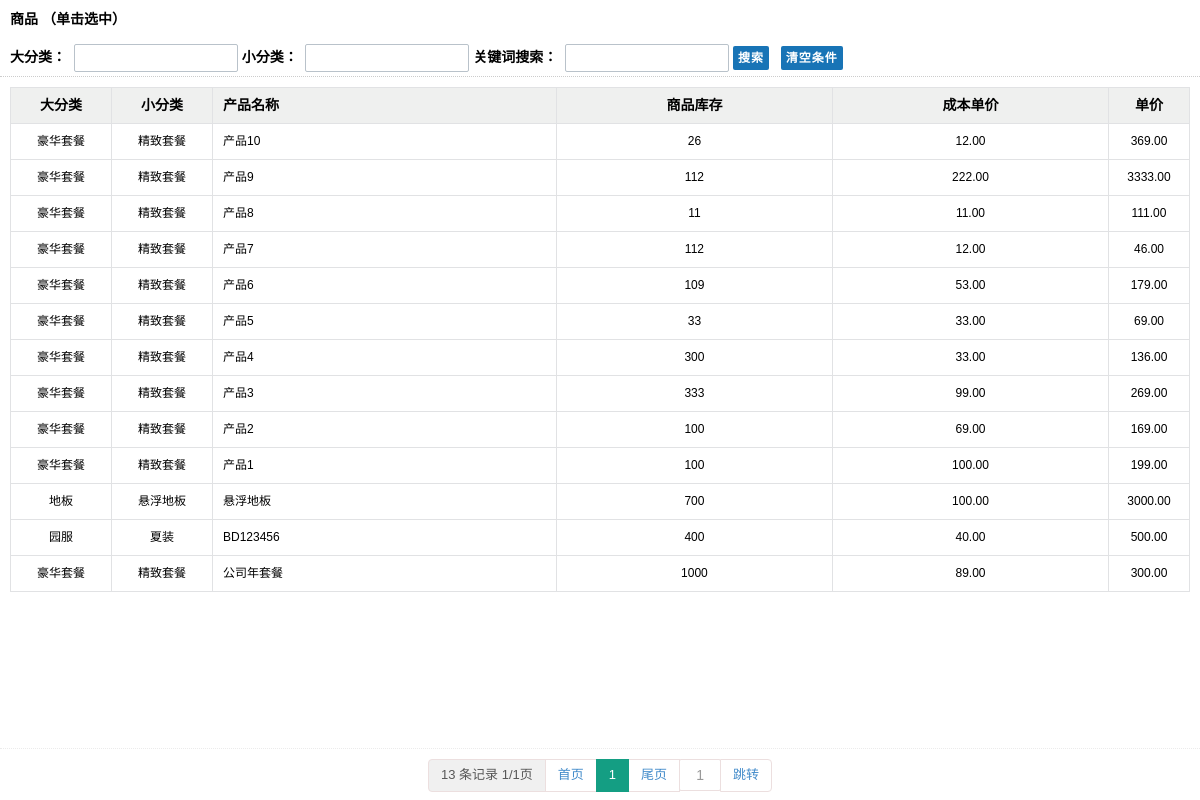
Screenshot of /index.php/common/choose_product (signed in) with the database file from the repository.
### tables this page shows
CREATE TABLE `ci_product` (
  `id` int(11) unsigned NOT NULL AUTO_INCREMENT,
  `trade` varchar(100) DEFAULT '',
  `strade` varchar(100) DEFAULT '',
  `title` varchar(100) DEFAULT '',
  `qtys` int(11) DEFAULT '0',
  `minqty` int(11) DEFAULT '0',
  `purprice` decimal(8,2) DEFAULT '0.00',
  `saleprice` decimal(8,2) DEFAULT '0.00',
  `property1` varchar(255) DEFAULT '',
  `property2` varchar(255) DEFAULT '',
  `reason` varchar(255) DEFAULT '',
  `uid` int(11) DEFAULT '0',
  `adduser` varchar(255) DEFAULT '',
  `isdel` tinyint(1) DEFAULT '0',
  `addtime` datetime DEFAULT NULL,
  `adddate` date DEFAULT NULL,
  `update` date DEFAULT NULL,
  `updtime` datetime DEFAULT NULL,
  PRIMARY KEY (`id`),
  UNIQUE KEY `option_name` (`title`)
);

### application/controllers/common.php (called while the page is built, shortened)
<?php if (!defined('BASEPATH')) exit('No direct script access allowed');
class Common extends CI_Controller
{
    public function choose_product()
    {
        $post = array('keyword', 'bigclass', 'smallclass');
        foreach ($post as $key => $val) {
            $data[$val] = str_htmlencode($this->input->get_post($val, TRUE));
        }
        $data['keyword'] = $data['keyword'];
        $data['bigclass'] = $data['bigclass'];
        $data['smallclass'] = $data['smallclass'];
        $where['isdel'] = 0;
        $config['totalRows'] = $this->mysql_model->get_count('product', $where);
        $this->load->library('lib_page', $config);
        $where['order'] = 'id desc';
        $where['like|title'] = $data['keyword'];
        $where['like|trade'] = $data['bigclass'];
        $where['like|strade'] = $data['smallclass'];
        $where['limit1'] = $this->lib_page->firstRow;
        $where['limit2'] = $this->lib_page->listRows;
        $data['list'] = $this->mysql_model->get_results('product', $where);
        $data['classlist'] = $this->mysql_model->get_results('product_class', array('isdel' => 0, 'parentid' => 0));
        $this->load->view('common/choose_product', $data);
    }
}

### index.php (called while the page is built, shortened)
<?php
require_once BASEPATH . 'core/CodeIgniter.php';

### application/models/mysql_model.php (called while the page is built, shortened)
<?php if (!defined('BASEPATH')) exit('No direct script access allowed');
class Mysql_model extends CI_Model
{
    public function get_results($table, $where = '', $type = 2)
    {
        $this->db->from($this->db->dbprefix($table));
        if (is_array($where)) {
            $this->db->where($this->setwhere($where), NULL, FALSE);
        } else {
            if ($where) $this->db->where($where, NULL, FALSE);
        }
        $query = $this->db->get();
        switch ($type) {
            case 2:
                $result = $query->result_array();
                break;
            case 3:
                $result = $query->num_rows();
                break;
        }
        return $result;
    }
    public function setwhere($search)
    {
        $where = ' (1=1) ';
        $order = $group = $limit1 = $limit2 = $having = '';
        if (isset($search['limit2'])) {
            $limit2 = ',' . $search['limit2'];
            unset($search['limit2']);
        }
        if (isset($search['limit1'])) {
            $limit1 = $search['limit1'];
            $limit1 = ' limit ' . $limit1 . $limit2;
            unset($search['limit1']);
        }
        if (isset($search['order'])) {
            $order = ' order by ' . $search['order'];
            unset($search['order']);
        }
        foreach ($search as $key => $val) {
            if (!is_array($val) && strlen($val) == 0) continue;
            $f = strpos($key, ' ') !== false ? ' ' : ' = ';
            if (strpos($key, 'or|') !== false) {
                $t = ' or ';
                $key = str_replace('or|', '', $key);
            } else {
                $t = ' and ';
            }
            if (strpos($key, 'in|') !== false) {
                $key = str_replace('in|', '', $key);
                $val = is_array($val) ? "('" . implode("','", $val) . "')" : '(' . $val . ')';
                $where .= $t . $key . ' in ' . $val;
            } elseif (strpos($key, 'like|') !== false) {
                $key = str_replace('like|', '', $key);
                $where .= $t . $key . ' like ' . $this->db->escape('%' . $val . '%');
            } elseif (strpos($key, 'find|') !== false) {
                $key = str_replace('find|', '', $key);
                $where .= $t . ' find_in_set(' . $val . ',' . $key . ')';
            } elseif (strpos($key, '#)') !== false) {
                $where .= ')';
            } else {
                $where .= $t . $key . $f . $this->db->escape($val);
            }
        }
        return $where . $group . $having . $order . $limit1;
    }
}

### application/views/common/choose_product.php (the view, shortened to what this page needs)
<!DOCTYPE html PUBLIC "-//W3C//DTD XHTML 1.0 Transitional//EN"
        "http://www.w3.org/TR/xhtml1/DTD/xhtml1-transitional.dtd">
<html xmlns="http://www.w3.org/1999/xhtml">
<head>
    <link href="<?php echo base_url() ?>theme/default/css/common.css" rel="stylesheet" type="text/css">
    <link href="<?php echo base_url() ?>theme/default/css/jquery.vtip.css" rel="stylesheet" type="text/css">
</head>
<body>
<table width="100%" border="0" cellpadding="0" cellspacing="0" class="top_bg">
    <tr>
        <td class="top_left td_t_n td_r_n">商品 （单击选中）
            <form name="searchForm" action="?saction=ssdetail" method="post">
                大分类：&nbsp;&nbsp;<input name="bigclass" type="text" class="int" id="bigclass" size="20"
                                          value="<?php echo $bigclass ?>"/>
                小分类：&nbsp;&nbsp;<input name="smallclass" type="text" class="int" id="smallclass" size="20"
                                          value="<?php echo $smallclass ?>"/>
                关键词搜索：&nbsp;&nbsp;<input name="keyword" type="text" class="int" id="keyword" size="20"
                                              value="<?php echo $keyword ?>"/>
                <input type="submit" name="Submit" id="ss_button" class="btn1 btnxiug" value="搜索"/> &nbsp;&nbsp;<input
                        type="button" class="btn1 btnxiug" value="清空条件" onClick=window.location.href="?"/>
            </form>
        </td>
        <td class="top_right td_t_n td_r_n"></td>
    </tr>
</table>
<table width="100%" border="0" cellpadding="0" cellspacing="0">
    <tr>
        <td valign="top" class="td_n pdl10 pdr10 pdt10">
            <table width="100%" border="0" cellspacing="0" cellpadding
            ="0" CLASS="table_1">
                <tr class="tr_t">
                    <td width="100" class="td_l_c">大分类</td>
                    <td width="100" class="td_l_c">小分类</td>
                    <td class="td_l_l">产品名称</td>
                    <td class="td_l_c">商品库存</td>
                    <td class="td_l_c">成本单价</td>
                    <td width="80" class="td_l_c">单价</td>
                </tr>
                <?php foreach ($list as $arr => $row) { ?>
                    <tr class="tr"
                        onClick=window.location.href="javascript:$.dialog.open.origin.$('#ProId').val('<?php echo $row['id'] ?>');$.dialog.open.origin.$('#ProTitle').val('<?php echo $row['title'] ?>');$.dialog.open.origin.$('#oProItemA').val('');$.dialog.open.origin.$('#oProItemB').val('');$.dialog.open.origin.$('#oProItemC').val('<?php echo $row['minqty'] ?>');$.dialog.open.origin.$('#oProItemD').val('<?php echo $row['qtys'] ?>');$.dialog.open.origin.$('#oProItemE').val('<?php echo $row['purprice'] ?>');$.dialog.open.origin.$('#oProPrice').val('<?php echo $row['saleprice'] ?>');$.dialog.open.origin.$('#oMoney').val('<?php echo $row['saleprice'] ?>');$.dialog.close();"
                        style="cursor:pointer;">
                        <td class="td_l_c"><?php echo $row['trade'] ?></td>
                        <td class="td_l_c"><?php echo $row['strade'] ?></td>
                        <td class="td_l_l"><?php echo $row['title'] ?></td>
                        <td class="td_l_c"><?php echo $row['qtys'] ?></td>
                        <td class="td_l_c"><?php echo $row['purprice'] ?></td>
                        <td class="td_l_c"><?php echo $row['saleprice'] ?></td>
                    </tr>
                <?php } ?>
            </table>
        </td>
    </tr>
</table>
<div class="fixed_bg">
    <div class="pagepostion">
        <ul class="pagination">
            <?php echo $this->lib_page->showpage() ?>
            <input class="pagenum" id="geturl" value="<?php echo $this->lib_page->nowPage ?>">
            <li class="last">
                <a href='javascript:void(0);' onclick="getValue(geturl.value)">跳转</a>
            </li>
        </ul>
    </div>
</div>
</body>
</html>

### application/libraries/lib_page.php (shortened to what this page needs)
<?php if (!defined('BASEPATH')) exit('No direct script access allowed');
class Lib_page
{
    public $rollPage = 5;
    public $parameter;
    public $url = '';
    public $listRows = 10;
    public $totalPages;
    public $totalRows;
    public $nowPage;
    public $varPage = 'page';
    public function __construct($props = array())
    {
        $this->ci = &get_instance();
        $this->listRows = defined('PAGESIZE') ? PAGESIZE : $this->listRows;
        $this->totalPages = ceil($this->totalRows / $this->listRows);
        $this->nowPage = max(intval($this->ci->input->get_post($this->varPage, TRUE)), 1);
        $this->parameter = $this->parameter ? '&' . $this->parameter : '';
    }
    public function showpage()
    {
        $str = '<li class="first disabled"><a href="javascript:void(0);">' . $this->totalRows . ' 条记录 ' . $this->nowPage . '/' . $this->totalPages . '页</a></li>';
        $str .= '<li class="next"><a href="' . $this->url . '?' . $this->varPage . '=1' . $this->parameter . '">首页</a></li>';
        if ($this->nowPage < $this->rollPage) $start = 1;
        $end = 5;
        $end = $end > $this->totalPages ? $this->totalPages : $end;
        for ($i = $start; $i <= $end; $i++) {
            if ($i == $this->nowPage) {
                $str .= '<li class="active"><a href="javascript:void(0);">' . $i . '</a></li>';
            } else {
                $str .= '<li><a href="' . $this->url . '?' . $this->varPage . '=' . $i . $this->parameter . '">' . $i . '</a></li>';
            }
        }
        $str .= '<li class="next"><a href="' . $this->url . '?' . $this->varPage . '=' . $this->totalPages . $this->parameter . '">尾页</a></li>';
        return $str;
    }
}

### theme/default/css/common.css (style rules this page uses)
html { background: #FFF; height: 100%; }
body { margin: 0; line-height: 1.5em; font-size: 13px; color: #000000; font-family: "Microsoft YaHei", "微软雅黑", "宋体", STHeiti, MingLiu, Verdana, Geneva, sans-serif; }
dl, dt, dd, ul, ol, li, h1, h2, h3, h4, h5, h6, pre, code, form, legend, input, button, textarea, p, blockquote, th, td { margin: 0; padding: 0; }
table { border-spacing: 0; outline: 0; font-size: 12px; }
li { list-style: none; }
input, button, textarea, select, optgroup, option { font-family: inherit; font-size: inherit; font-style: inherit; font-weight: inherit; }
a:link { color: #000000; text-decoration: none; }
.pagepostion { text-align: center; font-weight:normal; }
.pagination { display: inline-block; padding-left: 0; margin: 20px 0; border-radius: 4px; margin: 0 auto; }
.pagination>li { display: inline }
.pagination>li>a { position: relative; float: left; padding: 6px 12px; line-height: 1.42857143; text-decoration: none; color: #428bca; background-color: #fff; border: 1px solid #ECDFDF; margin-left: -1px }
.pagination .pagenum { position: relative; float: left; width: 30px; height:30px; line-height:30px; text-align: center; padding:0 5px 0 5px; text-decoration: none; color: #999; background-color: #fff; border: 1px solid #ECDFDF; margin-left: -1px; font-size:14px; }
.pagination>li:first-child>a { margin-left: 0; border-bottom-left-radius: 4px; border-top-left-radius: 4px; background:#F0F0F0; }
.pagination>li:last-child>a { border-bottom-right-radius: 4px; border-top-right-radius: 4px }
.pagination>.active>a, .pagination>.active>a:hover, .pagination>.active>a:focus { z-index: 2; color: #fff; background-color:#149E83; border-color:#149E83; cursor: default }
.pagination>.disabled>a, .pagination>.disabled>a:hover, .pagination>.disabled>a:focus { color: #575757; background-color: #fff; border-color: #ECDFDF; cursor: not-allowed }
.pdl10 { padding-left: 10px; }
.pdr10 { padding-right: 10px; }
.pdt10 { padding-top: 10px; }
.btn1 ,a.btn1 { padding: 0 5px 0 5px; cursor: pointer; color: #fff; border: none; display: inline-block; line-height: 24px; border-radius: 2px; -moz-border-radius: 2px; -webkit-border-radius: 2px; letter-spacing:1px; }
.btnxiug, a.btnxiug { background: #1874B6; }
.top_bg { width: 100%; height: 38px; line-height: 38px; top: 0px; font-weight: bold; z-index: 999; border-bottom: 1px dotted #ccc; }
.top_left { padding-left: 10px; font-size: 14px; }
.top_right { text-align: right; padding-right: 10px; height: 35px; height:35px; padding-top: 0px; padding-bottom: 0px; }
.fixed_bg { width: 100%; position: fixed; bottom: 0; font-weight: bold; z-index: 999; border-top: 1px dotted #EBEBEB; background: #fff; padding:10px 0 8px 0; text-align: center; }
.td_n { border: 0; }
.td_t_n { border-top: 0; }
.td_r_n { border-right: 0; }
.tr { background: #FFFFFF; }
.table_1 { border-left: 1px solid #E1E2E4; border-bottom: 1px solid #E1E2E4; }
.tr_t { background-color: #EFF0EF; border-bottom: 1px solid #afc0c9; height:35px; padding-top: 0px; padding-bottom: 0px;text-align: center; font-size: 14px; font-weight: bold; color: #000; }
.td_l_l { text-align: left; border-right: 1px solid #E1E2E4; border-top: 1px solid #E1E2E4; padding-left: 10px; height:35px; padding-top: 0px; padding-bottom: 0px; }
.td_l_c { text-align: center; border-right: 1px solid #E1E2E4; border-top: 1px solid #E1E2E4; height:35px; padding-top: 0px; padding-bottom: 0px; }
input, select { border:1px solid #B9C2CA; border-radius: 2px; -moz-border-radius: 2px; -webkit-border-radius: 2px; line-height:26px; font-size: 12px; padding-left: 2px; }
.int { border-radius: 2px; -moz-border-radius: 2px; -webkit-border-radius: 2px; height:26px; line-height:26px; font-size: 12px; }

### theme/default/js/skin/default.css (style rules this page uses)
body { _margin:0; _height:100%; }

### rows the page displays
ci_product: trade "豪华套餐", strade "精致套餐", title "产品10", qtys "26", purprice "12.00", saleprice "369.00"
ci_product: trade "豪华套餐", strade "精致套餐", title "产品9", qtys "112", purprice "222.00", saleprice "3333.00"
ci_product: trade "豪华套餐", strade "精致套餐", title "产品8", qtys "11", purprice "11.00", saleprice "111.00"
ci_product: trade "豪华套餐", strade "精致套餐", title "产品7", qtys "112", purprice "12.00", saleprice "46.00"
ci_product: trade "豪华套餐", strade "精致套餐", title "产品6", qtys "109", purprice "53.00", saleprice "179.00"
ci_product: trade "豪华套餐", strade "精致套餐", title "产品5", qtys "33", purprice "33.00", saleprice "69.00"
ci_product: trade "豪华套餐", strade "精致套餐", title "产品4", qtys "300", purprice "33.00", saleprice "136.00"
ci_product: trade "豪华套餐", strade "精致套餐", title "产品3", qtys "333", purprice "99.00", saleprice "269.00"
ci_product: trade "豪华套餐", strade "精致套餐", title "产品2", qtys "100", purprice "69.00", saleprice "169.00"
ci_product: trade "豪华套餐", strade "精致套餐", title "产品1", qtys "100", purprice "100.00", saleprice "199.00"
ci_product: trade "地板", strade "悬浮地板", title "悬浮地板", qtys "700", purprice "100.00", saleprice "3000.00"
ci_product: trade "园服", strade "夏装", title "BD123456", qtys "400", purprice "40.00", saleprice "500.00"
ci_product: trade "豪华套餐", strade "精致套餐", title "公司年套餐", qtys "1000", purprice "89.00", saleprice "300.00"

### other values shown
$this->totalRows "13"
$this->nowPage "1"
$this->totalPages "1"
